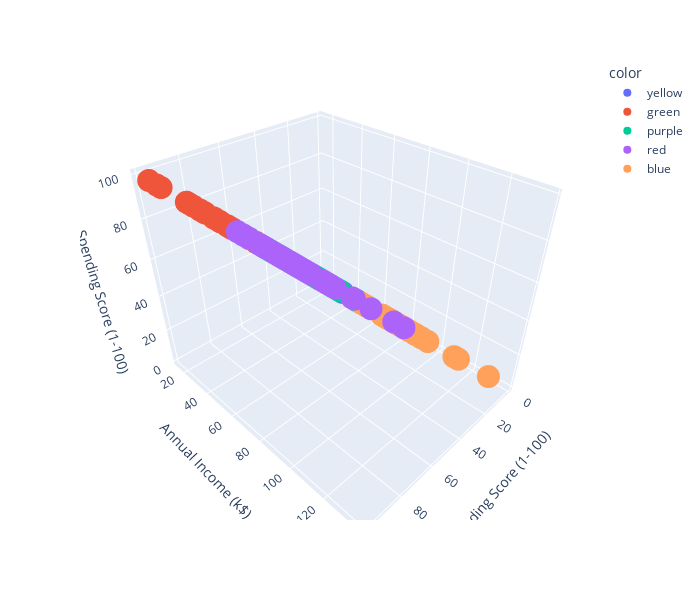

Notebook source saved alongside this figure:
### Code cell
fig = px.scatter_3d(data, x='Spending Score (1-100)', y='Annual Income (k$)', z='Spending Score (1-100)', color=[colors[prediction] for prediction in predictions_sklearn], width=700, height=600)
fig.show()

### Figure 1 — Plotly figure (JSON) as saved in the notebook; plotly's stock layout.template omitted (floating-point values rounded to 4 significant figures)
{"data": [{"hovertemplate": "color=yellow<br>Spending Score (1-100)=%{z}<br>Annual Income (k$)=%{y}<extra></extra>", "legendgroup": "yellow", "marker": {"color": "#636efa", "symbol": "circle"}, "mode": "markers", "name": "yellow", "scene": "scene", "showlegend": true, "type": "scatter3d", "x": [39, 6, 40, 6, 3, 14, 15, 13, 35, 29, 35, 5, 14, 32, 31, 4, 4, 14, 17, 26, 35, 36, 28], "y": [15, 16, 17, 18, 19, 19, 20, 20, 21, 23, 24, 25, 28, 28, 29, 30, 33, 33, 34, 37, 38, 39, 39], "z": [39, 6, 40, 6, 3, 14, 15, 13, 35, 29, 35, 5, 14, 32, 31, 4, 4, 14, 17, 26, 35, 36, 28]}, {"hovertemplate": "color=green<br>Spending Score (1-100)=%{z}<br>Annual Income (k$)=%{y}<extra></extra>", "legendgroup": "green", "marker": {"color": "#EF553B", "symbol": "circle"}, "mode": "markers", "name": "green", "scene": "scene", "showlegend": true, "type": "scatter3d", "x": [81, 77, 76, 94, 72, 99, 77, 79, 66, 98, 73, 73, 82, 61, 87, 73, 92, 81, 73, 75, 92, 65], "y": [15, 16, 17, 18, 19, 19, 20, 20, 21, 23, 24, 25, 28, 28, 29, 30, 33, 33, 34, 37, 38, 39], "z": [81, 77, 76, 94, 72, 99, 77, 79, 66, 98, 73, 73, 82, 61, 87, 73, 92, 81, 73, 75, 92, 65]}, {"hovertemplate": "color=purple<br>Spending Score (1-100)=%{z}<br>Annual Income (k$)=%{y}<extra></extra>", "legendgroup": "purple", "marker": {"color": "#00cc96", "symbol": "circle"}, "mode": "markers", "name": "purple", "scene": "scene", "showlegend": true, "type": "scatter3d", "x": [61, 55, 47, 42, 42, 52, 60, 54, 60, 45, 41, 50, 46, 51, 46, 56, 55, 52, 59, 51, 59, 50, 48, 59, 47, 55, 42, 49, 56, 47, 54, 53, 48, 52, 42, 51, 55, 41, 44, 57, 46, 58, 55, 60, 46, 55, 41, 49, 40, 42, 52, 47, 50, 42, 49, 41, 48, 59, 55, 56, 42, 50, 46, 43, 48, 52, 54, 42, 46, 48, 50, 43, 59, 43, 57, 56, 40, 58, 35, 34, 40], "y": [39, 40, 40, 40, 40, 42, 42, 43, 43, 43, 43, 44, 44, 46, 46, 46, 46, 47, 47, 48, 48, 48, 48, 48, 48, 49, 49, 50, 50, 54, 54, 54, 54, 54, 54, 54, 54, 54, 54, 54, 54, 57, 57, 58, 58, 59, 59, 60, 60, 60, 60, 60, 60, 61, 61, 62, 62, 62, 62, 62, 62, 63, 63, 63, 63, 63, 63, 64, 64, 65, 65, 65, 65, 67, 67, 67, 67, 69, 71, 72, 76], "z": [61, 55, 47, 42, 42, 52, 60, 54, 60, 45, 41, 50, 46, 51, 46, 56, 55, 52, 59, 51, 59, 50, 48, 59, 47, 55, 42, 49, 56, 47, 54, 53, 48, 52, 42, 51, 55, 41, 44, 57, 46, 58, 55, 60, 46, 55, 41, 49, 40, 42, 52, 47, 50, 42, 49, 41, 48, 59, 55, 56, 42, 50, 46, 43, 48, 52, 54, 42, 46, 48, 50, 43, 59, 43, 57, 56, 40, 58, 35, 34, 40]}, {"hovertemplate": "color=red<br>Spending Score (1-100)=%{z}<br>Annual Income (k$)=%{y}<extra></extra>", "legendgroup": "red", "marker": {"color": "#ab63fa", "symbol": "circle"}, "mode": "markers", "name": "red", "scene": "scene", "showlegend": true, "type": "scatter3d", "x": [91, 77, 95, 75, 75, 71, 88, 73, 72, 93, 87, 97, 74, 90, 88, 76, 89, 78, 73, 83, 93, 75, 95, 63, 75, 92, 86, 69, 90, 86, 88, 97, 68, 85, 69, 91, 79, 74, 83], "y": [69, 70, 71, 71, 71, 72, 73, 73, 74, 75, 76, 77, 77, 78, 78, 78, 78, 78, 78, 79, 81, 85, 86, 87, 87, 87, 88, 88, 93, 97, 98, 99, 101, 103, 103, 113, 120, 126, 137], "z": [91, 77, 95, 75, 75, 71, 88, 73, 72, 93, 87, 97, 74, 90, 88, 76, 89, 78, 73, 83, 93, 75, 95, 63, 75, 92, 86, 69, 90, 86, 88, 97, 68, 85, 69, 91, 79, 74, 83]}, {"hovertemplate": "color=blue<br>Spending Score (1-100)=%{z}<br>Annual Income (k$)=%{y}<extra></extra>", "legendgroup": "blue", "marker": {"color": "#FFA15A", "symbol": "circle"}, "mode": "markers", "name": "blue", "scene": "scene", "showlegend": true, "type": "scatter3d", "x": [29, 11, 9, 5, 7, 10, 5, 12, 36, 22, 17, 20, 16, 1, 1, 35, 5, 26, 20, 27, 13, 10, 13, 15, 14, 32, 15, 39, 24, 17, 23, 8, 16, 28, 18], "y": [70, 71, 71, 73, 73, 74, 75, 77, 77, 78, 78, 78, 78, 78, 78, 79, 81, 85, 86, 87, 87, 87, 88, 88, 93, 97, 98, 99, 101, 103, 103, 113, 120, 126, 137], "z": [29, 11, 9, 5, 7, 10, 5, 12, 36, 22, 17, 20, 16, 1, 1, 35, 5, 26, 20, 27, 13, 10, 13, 15, 14, 32, 15, 39, 24, 17, 23, 8, 16, 28, 18]}], "layout": {"height": 600, "legend": {"title": {"text": "color"}, "tracegroupgap": 0}, "margin": {"t": 60}, "scene": {"domain": {"x": [0, 1], "y": [0, 1]}, "xaxis": {"title": {"text": "Spending Score (1-100)"}}, "yaxis": {"title": {"text": "Annual Income (k$)"}}, "zaxis": {"title": {"text": "Spending Score (1-100)"}}}, "width": 700}}
